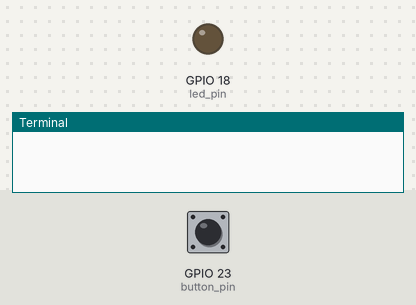
Recording of a program running on a simulated Raspberry Pi (BCM pin numbers). Shown: output pins drawn as LEDs (lit = HIGH), the last lines printed to the terminal. Inputs (shaded band) come from the test bench; at power-on: GPIO 23 (button_pin) LOW.

Above: at 1.2 s.
1.3 s: GPIO 23 (button_pin) pulled HIGH for 0.15 s
At 1.4 s:
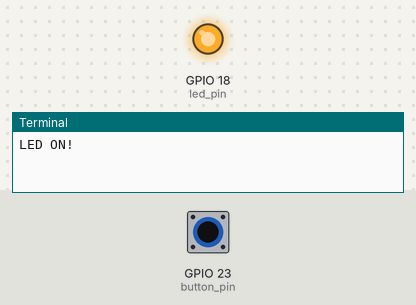
3.0 s: GPIO 23 (button_pin) pulled HIGH for 1 s
At 4.7 s:
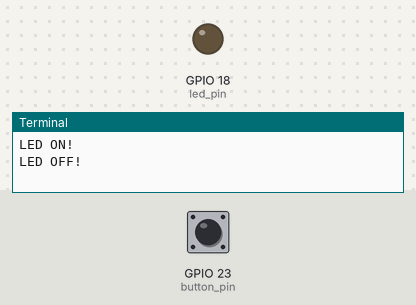
5.5 s: GPIO 23 (button_pin) pulled HIGH for 3.2 s
At 5.9 s:
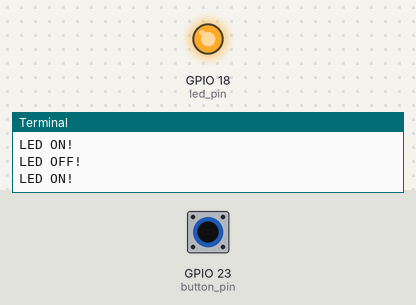
Timing chart, 0 to 10.2 s (numbered marks = the images above; inputs shaded):
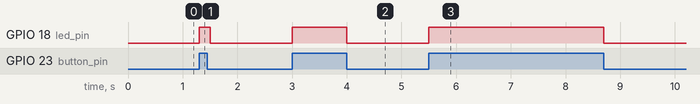

The program:

ex04_Btn_LED.py
```python
import RPi.GPIO as GPIO
import time

# 사용할 GPIO핀의 번호를 선정합니다.
button_pin = 23
led_pin = 18

# GPIO핀의 번호 모드 설정
GPIO.setmode(GPIO.BCM)

# 버튼 핀의 INPUT설정 , PULL DOWN 설정
GPIO.setup(button_pin, GPIO.IN, pull_up_down=GPIO.PUD_DOWN)

# LED 핀의 OUT설정
GPIO.setup(led_pin, GPIO.OUT)

# boolean 변수 설정
light_on = False

# button_callback 함수를 정의합니다.
def button_callback(channel):
    global light_on # Global 변수선언
    if light_on == False: # LED 불이 꺼져있을때
        GPIO.output(led_pin,1) # LED ON
        print("LED ON!")
    else: # LED 불이 져있을때
        GPIO.output(led_pin,0) # LED OFF
        print("LED OFF!")
    light_on = not light_on # False <=> True

# Event 알림 방식으로 GPIO 핀의 Rising 신호를 감지하면 button_callback 함수를 실행
# 300ms 바운스타임을 설정하여 잘못된 신호를 방지합니다.
GPIO.add_event_detect(button_pin,GPIO.RISING, callback=button_callback, bouncetime=10)

try:
    while 1: #무한반복
        GPIO.output(led_pin,GPIO.input(button_pin)) # LED ON
        time.sleep(0.1) # 0.1초 딜레이
except KeyboardInterrupt:
    GPIO.cleanup()
```

Measured:
- after the input at 1.3 s, GPIO 18 (led_pin): LOW → HIGH at once, → LOW 0.20 s later
- after the input at 3.0 s, GPIO 18 (led_pin): LOW → HIGH at once, → LOW 1.0 s later
- after the input at 5.5 s, GPIO 18 (led_pin): LOW → HIGH at once, → LOW 3.2 s later
